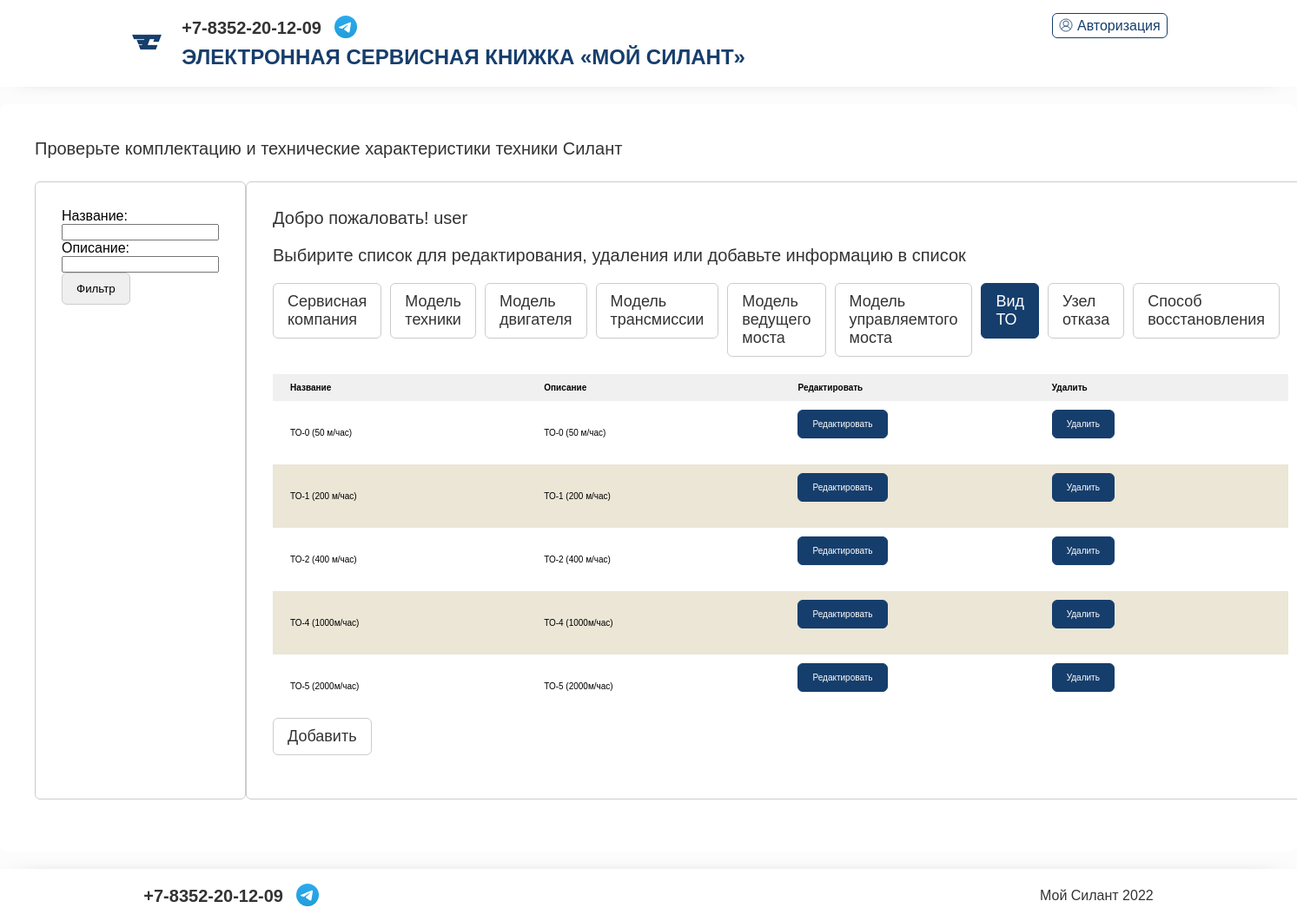
The app's page /servisetype/ (signed in), older data.
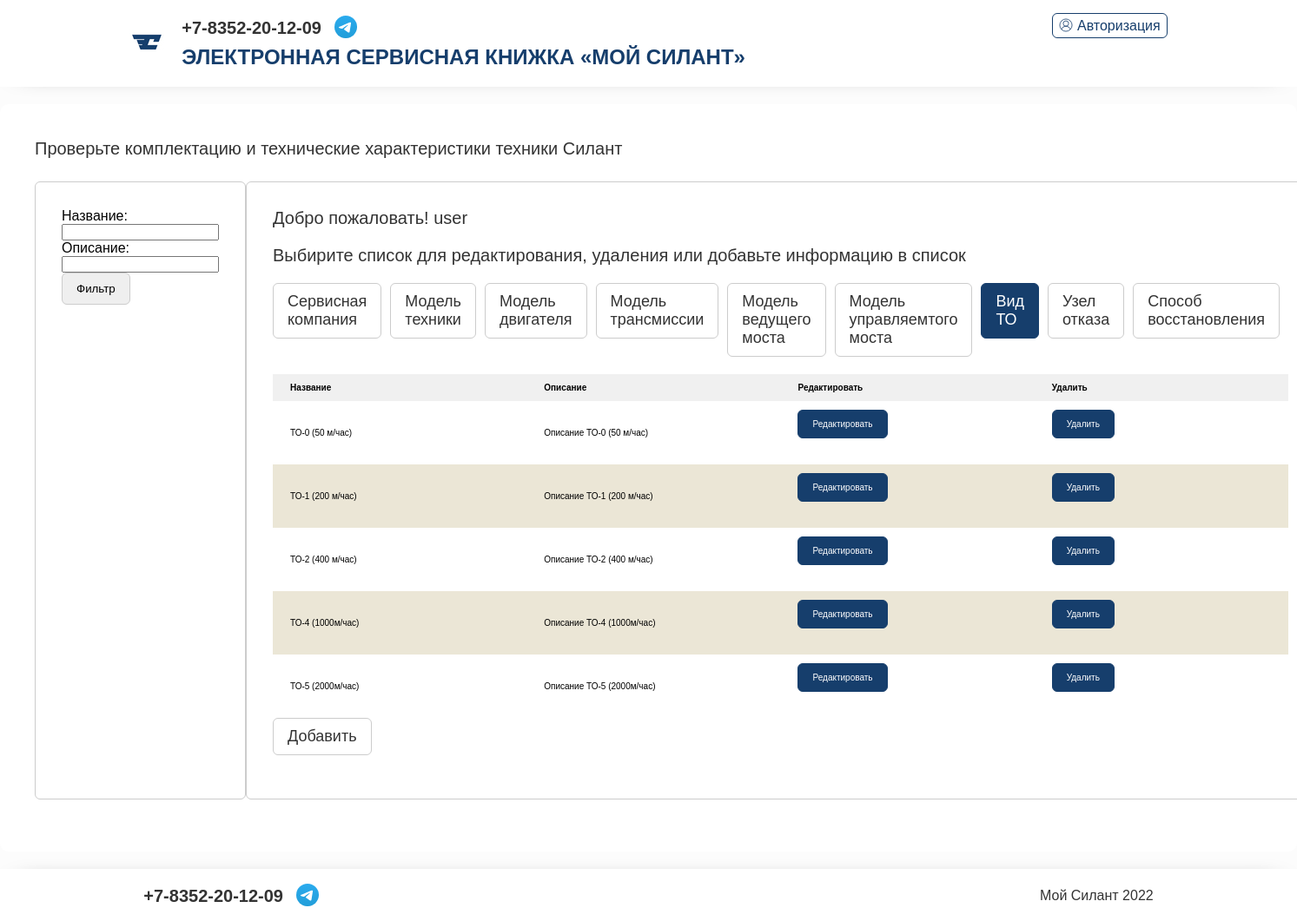
The same page, newer data.
### service/models.py (models this page shows, shortened)
class ServiceType(models.Model):
    name = models.TextField(verbose_name='Название')
    description = models.TextField(verbose_name='Описание')
    class Meta:
        verbose_name = 'Вид ТО'

### service/views.py (the view)
# urls.py: path('servisetype/', ServiceTypeListView.as_view(), name='servisetype'),
class ServiceTypeListView(PermissionRequiredMixin, ListView):
    permission_required = ('service.view_servicetype')
    model = ServiceType
    context_object_name = 'servicetype'
    template_name = 'lists/servicetype_list.html'
    queryset = ServiceType.objects.all()
    login_url = '/'
    def get_context_data(self, **kwargs):  # забираем отфильтрованные объекты переопределяя метод get_context_data у наследуемого класса (привет, полиморфизм, мы скучали!!!)
        context = super().get_context_data(**kwargs)
        context['filter'] = ServiceTypeFilter(self.request.GET, queryset=self.get_queryset())  # вписываем наш фильтр в контекст
        return context

### templates/lists/servicetype_list.html (shortened to what this page needs)
<!DOCTYPE html>
{% extends 'base.html' %}
{% load static %}
{% block content %}
<div id="content">
  <div class="centrator">
    <section>
      <div class="line"><span class="title">Проверьте комплектацию и технические характеристики техники Силант</span></div>
      <div class="line">
        <div class="search_result">
          <div class="result_info">
            <div class="result_collection">
              <form method="GET">
              {{ filter.form }}
                <div class="tabs"><input class="tab" type="submit" value="Фильтр"></div>
              </form>
            </div>
          </div>
        </div>
        <div class="column">
          <div class="search_result">
            <div class="result_info"><span>Добро пожаловать! {{request.user.username}}</span></div>
            <div class="result_info"><span>Выбирите список для редактирования, удаления или добавьте информацию в список</span></div>
            <div class="result_collection">
              <div class="tabs">
                <a href="/servisecomp/"><div class="tab"><span>Сервисная компания</span></div></a>
                <a href="/modeltech/"><div class="tab"><span>Модель техники</span></div></a>
                <a href="/modeleng/"><div class="tab"><span>Модель двигателя</span></div></a>
                <a href="/modeltrans/"><div class="tab"><span>Модель трансмиссии</span></div></a>
                <a href="/modelaxel/"><div class="tab"><span>Модель ведущего моста</span></div></a>
                <a href="/modelsteer/"><div class="tab"><span>Модель управляемтого моста</span></div></a>
                <a href="/servisetype/"><div class="tab active"><span>Вид ТО</span></div></a>
                <a href="/fnode/"><div class="tab"><span>Узел отказа</span></div></a>
                <a href="/reco/"><div class="tab"><span>Способ восстановления</span></div></a>
              </div>
            </div>
            <div class="result_collection">
              <table>
                <tbody><tr>
                  <th class="nam left">Название</th>
                  <th class="nam left">Описание</th>
                  <th class="nam left">Редактировать</th>
                  <th class="nam left">Удалить</th>
                </tr>
                {% for m in filter.qs %}
                <tr id="myUL">
                  <td class="nam left">{{m.name}}</td>
                  <td class="nam left">{{m.description}}</td>
                  <td class="nam left">
                    <div class="tabs">
                      <a href="{% url 'edit_servisetype' m.pk %}"><div class="tab active"><span><div class="smalltext">Редактировать</div></span></div></a>
                    </div>
                  </td>
                  <td class="nam left">
                    <div class="tabs">
                      <a href="{% url 'delete_servisetype' m.pk %}"><div class="tab active"><span><div class="smalltext">Удалить</div></span></div></a>
                    </div>
                  </td>
                </tr>
                {% endfor %}
                </tbody></table>
                <div class="tabs"><a href="{% url 'create_servisetype' %}"><div class="tab"><span>Добавить</span></div></a></div>
            </div>
          </div>
        </div>
      </div>
  </div>
</div>
        {% endblock content %}

Row changes from the older to the newer data that the page shows:
changed ServiceType "ТО-0 (50 м/час)": description "ТО-0 (50 м/час)" → "Описание ТО-0 (50 м/час)"
changed ServiceType "ТО-1 (200 м/час)": description "ТО-1 (200 м/час)" → "Описание ТО-1 (200 м/час)"
changed ServiceType "ТО-2 (400 м/час)": description "ТО-2 (400 м/час)" → "Описание ТО-2 (400 м/час)"
changed ServiceType "ТО-4 (1000м/час)": description "ТО-4 (1000м/час)" → "Описание ТО-4 (1000м/час)"
changed ServiceType "ТО-5 (2000м/час)": description "ТО-5 (2000м/час)" → "Описание ТО-5 (2000м/час)"
